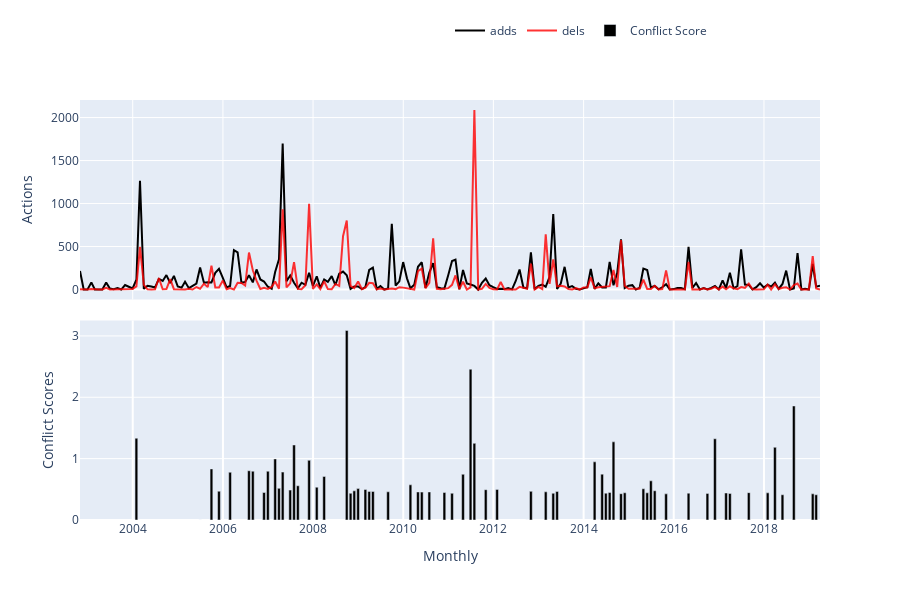

The notebook cell saved with this chart:
### Markdown cell above
<span style="color: #626262"> Try yourself! This is what will happen when you click 'Load Actions' button: </span>

### Code cell
### --------------------------------------------------------------------------- ###
### TRY YOURSELF! THIS IS WHAT WILL HAPPEN WHEN YOU CLICK 'Load Actions' BUTTON ###
### --------------------------------------------------------------------------- ###

## Create a WikiWho instance, which is an API; and use ConflictManager to get         ##
## actions for given page id; more details see:                                       ##
## https://github.com/gesiscss/wikiwho_wrapper/blob/master/wikiwho_wrapper/api.py     ##
## https://github.com/gesiscss/wikiwho_wrapper/blob/master/wikiwho_wrapper/wikiwho.py ##
## https://github.com/gesiscss/wikiwho_demo_new/blob/master/metrics/conflict.py       ##
# wikiwho_api = WikiWho(lng=abbreviation(languageSelection.value))
# print("Downloading all_content from the WikiWhoApi...")
# all_content = wikiwho_api.dv.all_content(the_page['page_id'])
# print("Downloading revisions from the WikiWhoApi...")
# all_revisions = wikiwho_api.dv.rev_ids_of_article(the_page['page_id'])
# clear_output()

# conflict_manager = ConflictManager(all_content.copy(),
#                                all_revisions.copy(), 
#                                lng=abbreviation(languageSelection.value), 
#                                include_stopwords=True)

# conflict_manager.calculate()
# clear_output()

# Store the original data into variable "token_sources", it includes
# "tokens_all" / "tokens" (all actions of an article, including/excluding stopwords)
# "elegibles_all" / "elegibles" (elegible actions of an article, including/excluding stopwords)
# "conflicts_all" / "conflicts" (conflict actions of an article, including/excluding stopwords)
# "wiki_dv" (a WikipediaDV instance for retrieving editors' names given their IDs)
# token_sources = conflict_manager.source
# token_sources["wiki_dv"] = WikipediaDV(WikipediaAPI(lng=abbreviation(languageSelection.value)))
token_sources = sources.copy()
all_revisions = revisions.copy()

## Create an ActionsListener instance to get aggregated actions. More details see:            ##
## https://github.com/gesiscss/wikiwho_demo_new/blob/master/visualization/actions_listener.py ##
actions_listener = ActionsListener(sources=token_sources, lng=abbreviation(languageSelection.value))
actions_listener.get_main()
clear_output()

# Aggregation data for actions.
total_actions = actions_listener.df.copy()

# adds/dels/reins actions (including stopwords)
actions_inc = actions_listener.tokens_group_all.copy()

# Editors' names.
grabbed_names = actions_listener.editors.copy()


## Visualization, core visual code lies in ActionsListener, then the interact function     ##
## makes it interactive, mode details see:                                                 ##
## https://github.com/gesiscss/wikiwho_demo/blob/master/visualization/actions_listener.py  ##

# This is the page you used
print('The page that is being used:', the_page['title'], f'({abbreviation(languageSelection.value).upper()})')

# Which types do those actions have?
actions_types = (total_actions.columns[5:14]).values.tolist()

# Visualization: try yourself by coding!
begin_date = date(2002, 3, 1)
end_date = date(2019, 4, 1)
editor_name = 'All'
frequency = 'Monthly' # "Yearly", "Monthly", "Weekly", "Daily"
black_line = 'adds' # Choose one from 'actions_types'. Note that 'black_line doesn't have 'None' option but others have.
red_line = 'dels'
blue_line = 'None'
green_line = 'None'
black_conflict = "Conflict Score"  # 'Conflict Score', 'Absolute Conflict Score', 'Total Elegible Actions'
red_conflict = "None"

actions_listener.listen(
    _range1 = begin_date,
    _range2 = end_date,
    editor = editor_name,
    granularity = frequency,
    black = black_line,
    red = red_line,
    blue = blue_line,
    green = green_line,
    black_conflict = black_conflict,
    red_conflict = red_conflict
)

# Store the variable total_actions for the next notebooks.
%store total_actions

### Figure 1 — Plotly figure (JSON) as saved in the notebook; plotly's stock layout.template omitted (floating-point values rounded to 4 significant figures; data arrays with more than 128 entries replaced by an {"elided": "..."} marker saying what was removed)
{"data": [{"marker": {"color": "rgba(0, 0, 0, 1)"}, "name": "adds", "type": "scatter", "x": {"elided": "198 str values"}, "xaxis": "x2", "y": {"elided": "198 int values"}, "yaxis": "y2"}, {"marker": {"color": "rgba(255, 0, 0, .8)"}, "name": "dels", "type": "scatter", "x": {"elided": "198 str values"}, "xaxis": "x2", "y": {"elided": "198 int values"}, "yaxis": "y2"}, {"marker": {"color": "rgba(0, 0, 0, 1)"}, "name": "Conflict Score", "type": "bar", "x": ["2004-01-31T00:00:00", "2005-06-30T00:00:00", "2005-09-30T00:00:00", "2005-11-30T00:00:00", "2006-02-28T00:00:00", "2006-07-31T00:00:00", "2006-08-31T00:00:00", "2006-11-30T00:00:00", "2006-12-31T00:00:00", "2007-02-28T00:00:00", "2007-03-31T00:00:00", "2007-04-30T00:00:00", "2007-06-30T00:00:00", "2007-07-31T00:00:00", "2007-08-31T00:00:00", "2007-11-30T00:00:00", "2008-01-31T00:00:00", "2008-03-31T00:00:00", "2008-09-30T00:00:00", "2008-10-31T00:00:00", "2008-11-30T00:00:00", "2008-12-31T00:00:00", "2009-02-28T00:00:00", "2009-03-31T00:00:00", "2009-04-30T00:00:00", "2009-08-31T00:00:00", "2010-02-28T00:00:00", "2010-04-30T00:00:00", "2010-05-31T00:00:00", "2010-07-31T00:00:00", "2010-11-30T00:00:00", "2011-01-31T00:00:00", "2011-04-30T00:00:00", "2011-06-30T00:00:00", "2011-07-31T00:00:00", "2011-10-31T00:00:00", "2012-01-31T00:00:00", "2012-09-30T00:00:00", "2012-10-31T00:00:00", "2013-02-28T00:00:00", "2013-04-30T00:00:00", "2013-05-31T00:00:00", "2014-03-31T00:00:00", "2014-04-30T00:00:00", "2014-05-31T00:00:00", "2014-06-30T00:00:00", "2014-07-31T00:00:00", "2014-08-31T00:00:00", "2014-10-31T00:00:00", "2014-11-30T00:00:00", "2015-04-30T00:00:00", "2015-05-31T00:00:00", "2015-06-30T00:00:00", "2015-07-31T00:00:00", "2015-10-31T00:00:00", "2016-04-30T00:00:00", "2016-09-30T00:00:00", "2016-11-30T00:00:00", "2017-02-28T00:00:00", "2017-03-31T00:00:00", "2017-08-31T00:00:00", "2018-01-31T00:00:00", "2018-03-31T00:00:00", "2018-05-31T00:00:00", "2018-08-31T00:00:00", "2019-01-31T00:00:00", "2019-02-28T00:00:00"], "xaxis": "x", "y": [1.333, 0, 0.8325, 0.4691, 0.7776, 0.8027, 0.7955, 0.4481, 0.7946, 0.9954, 0.5158, 0.7804, 0.4873, 1.222, 0.5578, 0.9727, 0.5348, 0.71, 3.089, 0.435, 0.4752, 0.5121, 0.4976, 0.4665, 0.4656, 0.4593, 0.5733, 0.4569, 0.4543, 0.4569, 0.4477, 0.4355, 0.745, 2.457, 1.249, 0.494, 0.4987, 0, 0.4672, 0.4588, 0.4354, 0.4659, 0.9478, 0, 0.7475, 0.4373, 0.4498, 1.274, 0.4284, 0.4434, 0.5088, 0.4432, 0.6383, 0.4766, 0.4259, 0.4374, 0.4338, 1.324, 0.4399, 0.4327, 0.4457, 0.4427, 1.184, 0.4109, 1.858, 0.4261, 0.4109], "yaxis": "y"}], "layout": {"barmode": "group", "height": 600, "hovermode": "closest", "legend": {"orientation": "h", "x": 0.5, "y": 1.2}, "showlegend": true, "xaxis": {"anchor": "y", "domain": [0, 1], "gridwidth": 2, "ticklen": 5, "title": {"text": "Monthly"}, "zeroline": true}, "xaxis2": {"anchor": "y2", "domain": [0, 1], "matches": "x", "showticklabels": false}, "yaxis": {"anchor": "x", "domain": [0, 0.475], "title": {"text": "Conflict Scores"}}, "yaxis2": {"anchor": "x2", "domain": [0.525, 1], "title": {"text": "Actions"}}}}
